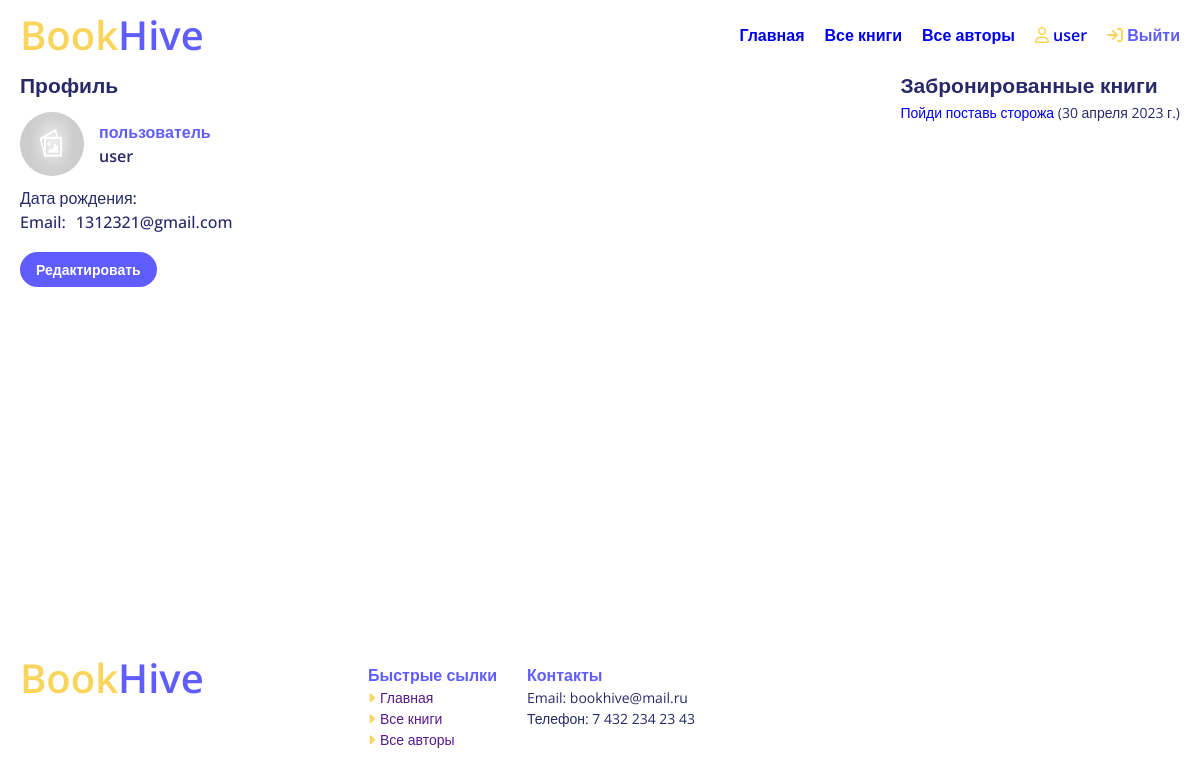
Page /accounts/profile/ (signed in) on the earlier database version.
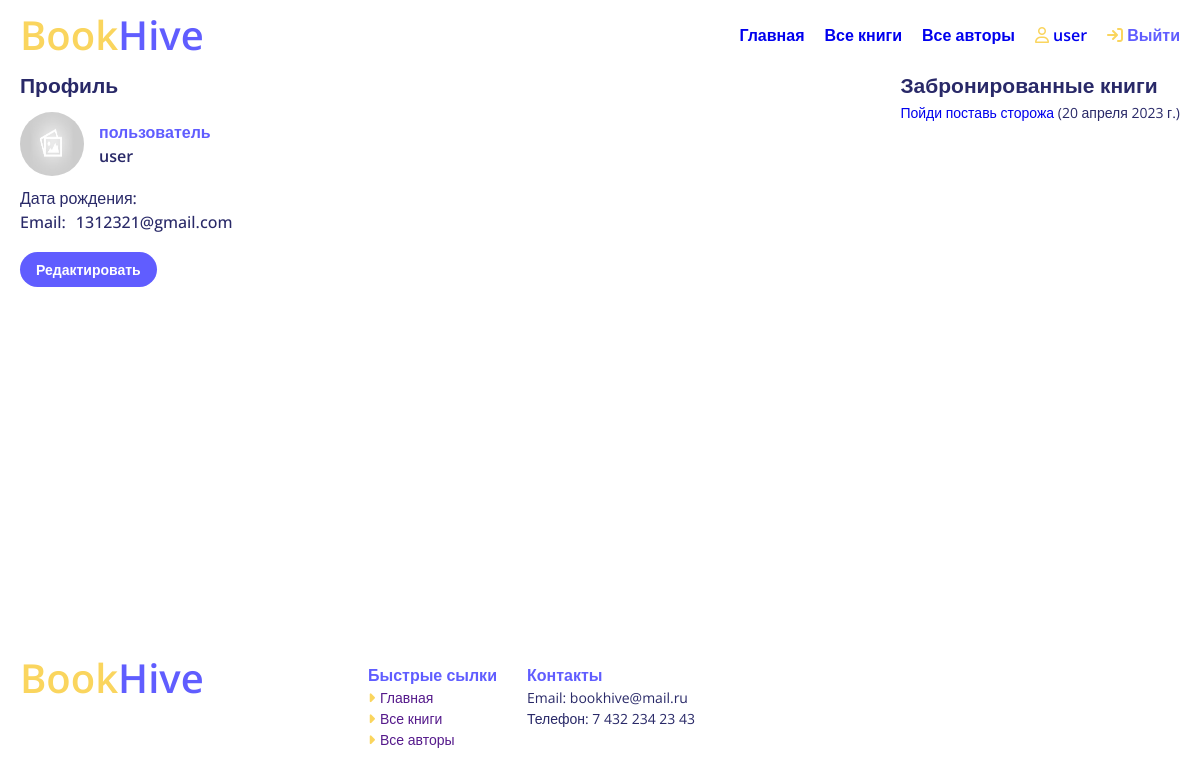
Same page on the later database version.
### catalog/models.py (models this page shows, shortened)
class BookInstance(models.Model):
    id = models.UUIDField(primary_key=True, default=uuid.uuid4, help_text="Unique ID for this particular book across whole library")
    book = models.ForeignKey('Book', on_delete=models.SET_NULL, null=True)
    imprint = models.CharField(max_length=200)
    due_back = models.DateField(null=True, blank=True)
    borrower = models.ForeignKey(User, on_delete=models.SET_NULL, null=True, blank=True)
    LOAN_STATUS = (
        ('m', 'Maintenance'),
        ('o', 'On loan'),
        ('a', 'Available'),
        ('r', 'Reserved'),
    )
    status = models.CharField(max_length=1, choices=LOAN_STATUS, blank=True, default='m', help_text='Book availability')
    class Meta:
        ordering = ["due_back"]
        permissions = (("can_mark_returned", "Set book as returned"),)
    @property
    def is_overdue(self):
        if self.due_back and date.today() > self.due_back:
            return True
        return False

class Book(models.Model):
    image = models.ImageField(null=True, blank=True,default='default.jpg', upload_to='Books')
    title = models.CharField(max_length=200)
    author = models.ForeignKey('Author', on_delete=models.SET_NULL, null=True)
    summary = models.TextField(max_length=1000, help_text="Enter a brief description of the book")
    isbn = models.CharField('ISBN',max_length=13, help_text='13 Character <a href="https://www.isbn-international.org/content/what-isbn">ISBN number</a>')
    genre = models.ManyToManyField(Genre, help_text="Select a genre for this book")
    def display_genre(self):
        """
        Creates a string for the Genre. This is required to display genre in Admin.
        """
        return ', '.join([ genre.name for genre in self.genre.all()[:3] ])
    display_genre.short_description = 'Genre'

### catalog/views.py (the view)
# urls.py: path('accounts/profile/', views.ProfileView.as_view(), name='profile'),
class ProfileView(LoginRequiredMixin, generic.ListView):
    model = BookInstance
    template_name ='catalog/profile.html'
    paginate_by = 10
    def get_queryset(self):
        if self.request.user.groups.filter(name='Библиотекари').exists():
            return BookInstance.objects.filter(status__exact='o').order_by('due_back')
        else:
            return BookInstance.objects.filter(borrower=self.request.user).filter(status__exact='o').order_by('due_back')
    def get_context_data(self, **kwargs):
        context = super().get_context_data(**kwargs)
        context['is_librarian'] = self.request.user.groups.filter(name='Библиотекари').exists()
        return context

### catalog/templates/catalog/profile.html (shortened to what this page needs)
{% extends "base_generic.html" %}
{% load static %}
{% block content %}
    <div class="account __container">
      <div class="profile">
          <h2>Профиль</h1>
            <div class="profile-header">
              <div class="profile__image">
                <img src="{% static 'img/default.jpg' %}" alt="">
              </div>
              <div class="profile-header__info">
                {% if is_librarian  %}
                  <p class="profile__status" style="color: #FAD55E;">библиотекарь</p>
                {% else %}
                  <p class="profile__status">пользователь</p>
                {% endif %}
                <p class="profile__name">{{ user.get_username }}</p>
              </div>
            </div>
            <ul class="profile__info">
                <li>Дата рождения: </li>
                <li>Email: <span class="email">1312321@gmail.com</span></li>
            </ul>
            <div class="profile__dictation">
              <a class=" btn" href="#">Редактировать</a>
            </div>
      </div>
      <div class="">
        <h2>Забронированные книги</h1>
          {% if bookinstance_list %}
          <ul>
            {% for bookinst in bookinstance_list %}
            {% if is_librarian  %}
                <li class="{% if bookinst.is_overdue %}text-danger{% endif %}">
                  <a href="{% url 'book-detail' bookinst.book.pk %}">{{bookinst.book.title}}</a> ({{ bookinst.due_back }}) - {{ bookinst.borrower }} - <a href="{% url 'renew-book-librarian' bookinst.id %}">Продлить</a>
                {% else %}
                <li class="{% if bookinst.is_overdue %}text-danger{% endif %}">
                  <a href="{% url 'book-detail' bookinst.book.pk %}">{{bookinst.book.title}}</a> ({{ bookinst.due_back }})
                </li>
                {% endif %}
            {% endfor %}
          </ul>
      </div>
    </div>
    {% else %}
      <p>There are no books borrowed.</p>
    {% endif %}
{% endblock %}

### catalog/templates/base_generic.html (shortened to what this page needs)
<!DOCTYPE html>
<html lang="en">
<head>
  {% load static %}
  <link rel="stylesheet" href="{% static 'css/style.css' %}">
  <link rel="stylesheet" href="{% static 'css/catalog.css' %}">
</head>
<body>
    {% block header %}
    <header class="header">
      <div class="__container">
        <div class="header-body">
          <div class="header__logo logo">Book<span>Hive</span></div>
          <ul class="header__menu">
            <li><a href="{% url 'index' %}">Главная</a></li>
            <li><a href="{% url 'books' %}">Все книги</a></li>
            <li><a href="{% url 'authors' %}">Все авторы</a></li>
            {% if user.is_authenticated %}
                <li><a href="{% url 'profile' %}"><i class="fa-regular fa-user" style="color: #fad55e;"></i> {{ user.get_username }}</a></li>
                <li class="header__login"><a href="{% url 'logout'%}?next={{request.path}}"><i class="fa-solid fa-arrow-right-to-bracket" style="color: #fad55e;"></i></i> Выйти</a></li>
            {% else %}
                <li class="header__login"><a href="{% url 'login'%}?next={{request.path}}"><i class="fa-solid fa-arrow-right-to-bracket" style="color: #fad55e;"></i></i> Войти</a></li>
            {% endif %}
          </ul>
        </div>
      </div>
    </header>
    {% endblock %}
      <section class="page">
      {% block content %}{% endblock %}
      </section>
      <footer class="footer">
        <div class="__container">
          <div class="footer__body">
          <div class="footer__logo logo">
            Book<span>Hive</span>
          </div>
          <div class="footer-info">
            <ul class="footer-list fast-link">
              <li>Быстрые сылки</li>
              <li><a href=""><i class="fa-solid fa-caret-right" style="color: #fad55e;"></i>Главная</a></li>
              <li><a href=""><i class="fa-solid fa-caret-right" style="color: #fad55e;"></i>Все книги</a></li>
              <li><a href=""><i class="fa-solid fa-caret-right" style="color: #fad55e;"></i>Все авторы</a></li>
            </ul>
            <ul class="footer-list contacts">
              <li>Контакты</li>
              <li>Email: bookhive@mail.ru</li>
              <li>Телефон: 7 432 234 23 43</li>
            </ul>
          </div>
          </div>
        </div>
      </footer>
</body>
</html>

### static/css/style.css (style rules this page uses)
*, *::before, *::after { box-sizing: border-box; }
ul, li { margin: 0; padding: 0; }
ul[class], ol[class] { padding: 0; }
body, h1, h2, h3, h4, p, ul[class], ol[class], li, figure, figcaption, blockquote, dl, dd { margin: 0; }
body { display: flex; flex-direction: column; min-height: 100vh; font-family: 'Open Sans', sans-serif; font-size: 14px; line-height: 22px; color: #292968; scroll-behavior: smooth; text-rendering: optimizeSpeed; line-height: 1.5; }
ul[class], ol[class] { list-style: none; }
li { list-style-type: none; }
a { text-decoration: none; }
a:not([class]) { text-decoration-skip-ink: auto; }
img { max-width: 100%; display: block; }
.__container { max-width: 1200px; padding: 0 20px; margin: 0 auto; }
.logo { font-size: 40px; font-weight: 600; color: #fad55e; text-align: center; line-height: 30px; }
.logo span { color: #605dff; }
.btn { height: 38px; color: #fff !important; background: #605dff !important; border-radius: 20px !important; border: none; font-weight: 600; cursor: pointer; padding: 8px 16px; }
.header { width: 100%; }
.header-body { display: flex; align-items: center; justify-content: space-between; padding: 20px 0; }
.header__menu { display: flex; gap: 20px; font-size: 16px; font-weight: 500; }
.header__menu a { font-size: 16px; font-weight: 600; }
.header__login a { color: #605dff; }
.footer { margin-top: auto; padding: 50px 0; }
.footer__body { display: flex; }
.footer__logo { display: flex; justify-content: start; width: 30%; }
.footer-info { display: flex; gap: 30px; }
.footer-list li:first-child { color: #605dff; font-size: 16px; font-weight: 600; }
.footer-list a { display: flex; align-items: center; gap: 5px; }

### static/css/catalog.css (style rules this page uses)
.account { display: flex; justify-content: space-between; }
.profile { display: flex; flex-direction: column; gap: 10px; }
.profile-header { display: flex; align-items: center; gap: 15px; font-size: 16px; font-weight: 600; }
.profile__image { width: 64px; height: 64px; object-fit: cover; }
.profile__image img { width: 100%; height: 100%; border-radius: 50%; }
.profile__status { color: #605DFF; }
.profile__info { font-size: 16px; font-weight: 500; }
.profile__info li { display: flex; gap: 10px; }
.profile__dictation { margin: 15px 0 0 0; }

Differences in the rows shown:
changed BookInstance "Пойди поставь сторожа": due_back "30 апреля 2023 г." → "20 апреля 2023 г."
